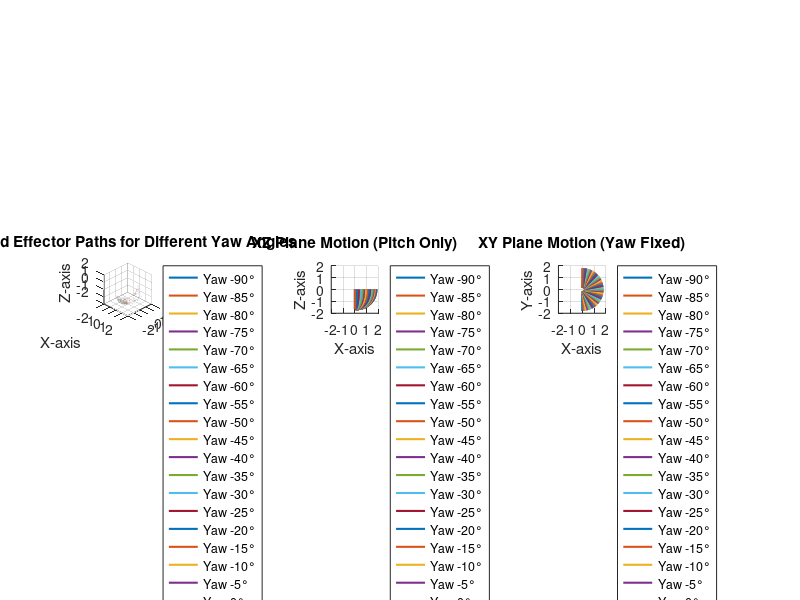

Here is the MATLAB script that generated this plot:
clc; clear; close all;

% Arm Lengths
L1 = 0.151;  % Length of first arm (m)
L2 = 1.6525;  % Length of second arm (m)

% Define yaw angles in steps of 5° (-90° to 90°)
yaw_angles = -90:5:90;
num_cases = length(yaw_angles);

% Time parameters
dt = 0.05; % Time step
t_max = 10; % Total simulation time
t = 0:dt:t_max;

% Define second arm motion (Pitch from 0° to -90°)
theta2 = 90 * (0.5 * (1 - cos(2 * pi * t / t_max))); % Motion over time

% Initialize arrays to store all end-effector paths
all_path_x = zeros(num_cases, length(t));
all_path_y = zeros(num_cases, length(t));
all_path_z = zeros(num_cases, length(t));

% Calculate motion for each fixed first arm angle
for j = 1:num_cases
    yaw_fixed = deg2rad(yaw_angles(j)); % Convert yaw angle to radians

    for i = 1:length(t)
        % Convert pitch angle to radians
        pitch = deg2rad(theta2(i));

        % First Arm (Fixed Horizontal Rotation - Yaw)
        x1 = L1 * cos(yaw_fixed);
        y1 = L1 * sin(yaw_fixed);
        z1 = 0; % Base remains at (0,0,0)

        % Second Arm (Rotating from 0° to -90°)
        x2 = x1 + L2 * cos(pitch) * cos(yaw_fixed);
        y2 = y1 + L2 * cos(pitch) * sin(yaw_fixed);
        z2 = z1 - L2 * sin(pitch); % Moves downward

        % Store the end-effector position
        all_path_x(j, i) = x2;
        all_path_y(j, i) = y2;
        all_path_z(j, i) = z2;
    end
end

% Setup figure for multiple plots
figure;
set(gcf, 'Position', [100, 100, 1600, 600]);

% --- 3D Motion of End Effector Paths ---
subplot(1, 3, 1);
hold on;
for j = 1:num_cases
    plot3(all_path_x(j, :), all_path_y(j, :), all_path_z(j, :), 'LineWidth', 1.5);
end
xlabel('X-axis'); ylabel('Y-axis'); zlabel('Z-axis');
title('3D End Effector Paths for Different Yaw Angles');
grid on;
axis equal;
xlim([-2 2]); ylim([-2 2]); zlim([-2 2]);
view(45, 30);
legend(arrayfun(@(x) sprintf('Yaw %d°', x), yaw_angles, 'UniformOutput', false), 'Location', 'northeastoutside');

% --- XZ Plane Motion (Pitch) ---
subplot(1, 3, 2);
hold on;
for j = 1:num_cases
    plot(all_path_x(j, :), all_path_z(j, :), 'LineWidth', 1.5);
end
xlabel('X-axis'); ylabel('Z-axis');
title('XZ Plane Motion (Pitch Only)');
grid on;
axis equal;
xlim([-2 2]); ylim([-2 2]);
legend(arrayfun(@(x) sprintf('Yaw %d°', x), yaw_angles, 'UniformOutput', false), 'Location', 'northeastoutside');

% --- XY Plane Motion (Yaw Fixed) ---
subplot(1, 3, 3);
hold on;
for j = 1:num_cases
    plot(all_path_x(j, :), all_path_y(j, :), 'LineWidth', 1.5);
end
xlabel('X-axis'); ylabel('Y-axis');
title('XY Plane Motion (Yaw Fixed)');
grid on;
axis equal;
xlim([-2 2]); ylim([-2 2]);
legend(arrayfun(@(x) sprintf('Yaw %d°', x), yaw_angles, 'UniformOutput', false), 'Location', 'northeastoutside');

